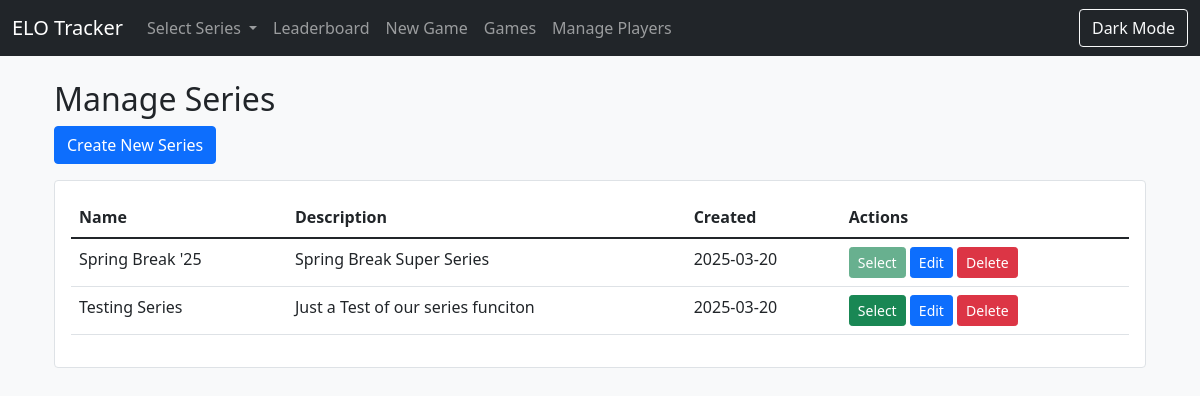
Page /manage_series on the committed database.
### models.py (models this page shows)
class Series(db.Model):
    id = db.Column(db.Integer, primary_key=True)
    name = db.Column(db.String(80), nullable=False)
    description = db.Column(db.String(200))
    created_at = db.Column(db.DateTime, default=datetime.utcnow)
    players = db.relationship('Player', backref='series', lazy=True, cascade="all, delete-orphan")
    games = db.relationship('Game', backref='series', lazy=True, cascade="all, delete-orphan")

### app.py (the view)
@app.route('/manage_series')
def manage_series():
    series_list = Series.query.order_by(Series.name).all()
    return render_template('manage_series.html', series_list=series_list)

### app.py (called while the page is built)
@app.before_request
def ensure_series_selected():
    if request.endpoint in ['static']:
        return
    if Series.query.count() == 0:
        default_series = Series(name="Default Series", description="Initial ranking series")
        db.session.add(default_series)
        db.session.commit()
    if 'current_series_id' not in session:
        default_series = Series.query.first()
        session['current_series_id'] = default_series.id

### templates/manage_series.html
{% extends "base.html" %}
{% block content %}
<div class="container">
    <h2>Manage Series</h2>
    <a href="{{ url_for('create_series') }}" class="btn btn-primary mb-3">Create New Series</a>
    <div class="card">
        <div class="card-body">
            {% if series_list %}
            <table class="table">
                <thead>
                    <tr>
                        <th>Name</th>
                        <th>Description</th>
                        <th>Created</th>
                        <th>Actions</th>
                    </tr>
                </thead>
                <tbody>
                    {% for series in series_list %}
                    <tr>
                        <td>{{ series.name }}</td>
                        <td>{{ series.description }}</td>
                        <td>{{ series.created_at.strftime('%Y-%m-%d') }}</td>
                        <td>
                            <a href="{{ url_for('select_series', series_id=series.id) }}"
                               class="btn btn-sm btn-success {% if series.id == session.current_series_id %}disabled{% endif %}">
                                Select
                            </a>
                            <a href="{{ url_for('edit_series', series_id=series.id) }}"
                               class="btn btn-sm btn-primary">
                                Edit
                            </a>
                            <form method="POST" action="{{ url_for('delete_series', series_id=series.id) }}"
                                  class="d-inline"
                                  onsubmit="return confirm('Delete this series and ALL its data?');">
                                <button type="submit" class="btn btn-sm btn-danger">Delete</button>
                            </form>
                        </td>
                    </tr>
                    {% endfor %}
                </tbody>
            </table>
            {% else %}
            <p>No series found. Create your first series!</p>
            {% endif %}
        </div>
    </div>
</div>
{% endblock %}

### templates/base.html (style rules this page uses)
:root { --light-bg-color: #f8f9fa; --light-text-color: #212529; --light-card-bg: #ffffff; --light-border-color: #dee2e6; --light-table-hover: rgba(0, 0, 0, 0.075); --dark-bg-color: #222; --dark-text-color: #f8f9fa; --dark-card-bg: #333; --dark-border-color: #444; --dark-table-hover: rgba(255, 255, 255, 0.075); }
body.light-mode { background-color: var(--light-bg-color); color: var(--light-text-color); }
body.light-mode .card { background-color: var(--light-card-bg); border-color: var(--light-border-color); }
body.light-mode .table { color: var(--light-text-color); }

### rows in the picture
Series: name "Spring Break '25", description "Spring Break Super Series", created_at "2025-03-20"
Series: name "Testing Series", description "Just a Test of our series funciton", created_at "2025-03-20"
